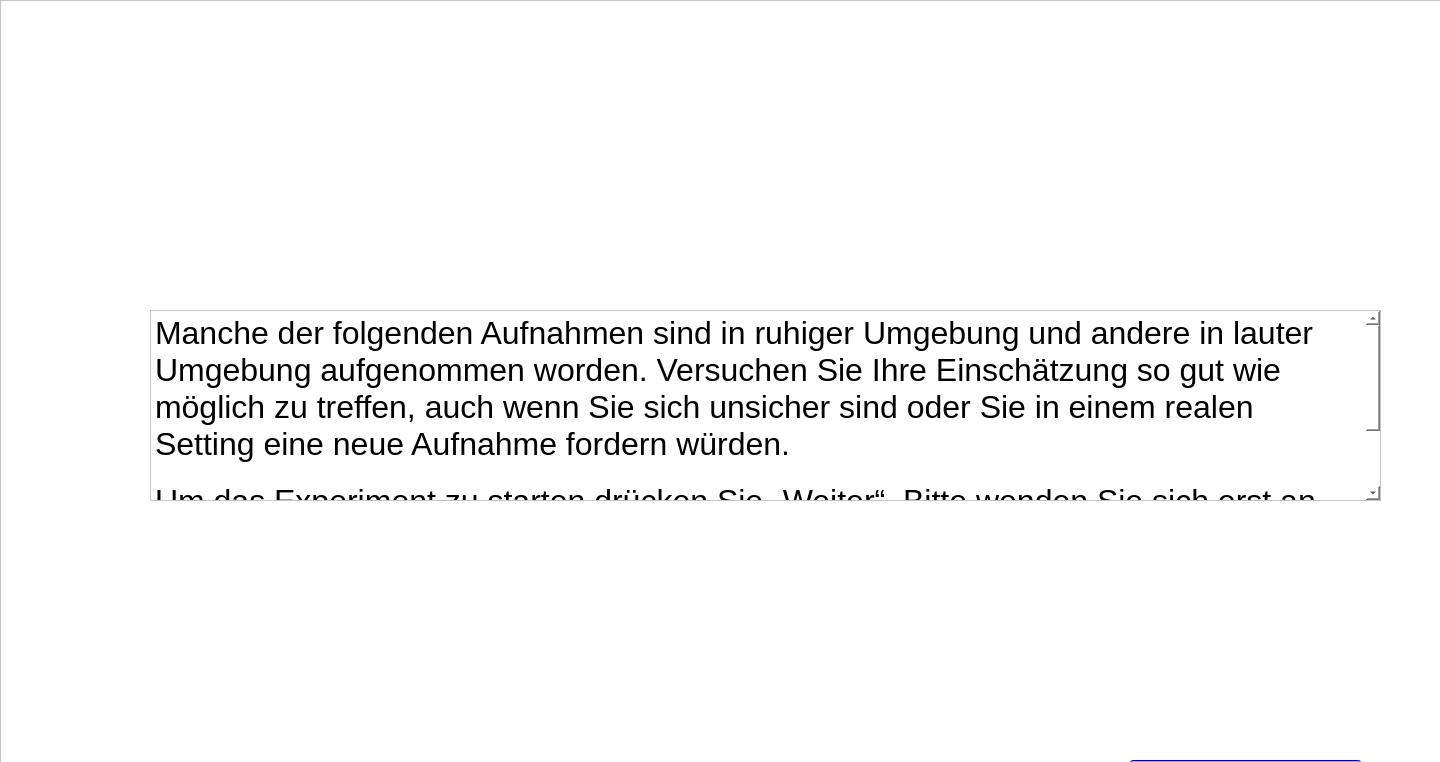
<?xml version="1.0" encoding="UTF-8"?>
<ui version="4.0">
 <class>Form</class>
 <widget class="QWidget" name="Form">
  <property name="geometry">
   <rect>
    <x>0</x>
    <y>0</y>
    <width>1440</width>
    <height>762</height>
   </rect>
  </property>
  <property name="windowTitle">
   <string>Form</string>
  </property>
  <widget class="QFrame" name="frame">
   <property name="geometry">
    <rect>
     <x>0</x>
     <y>0</y>
     <width>1511</width>
     <height>1041</height>
    </rect>
   </property>
   <property name="styleSheet">
    <string notr="true">background-color: white;</string>
   </property>
   <property name="frameShape">
    <enum>QFrame::StyledPanel</enum>
   </property>
   <property name="frameShadow">
    <enum>QFrame::Raised</enum>
   </property>
   <widget class="QPushButton" name="weiterBtn">
    <property name="geometry">
     <rect>
      <x>1130</x>
      <y>760</y>
      <width>231</width>
      <height>81</height>
     </rect>
    </property>
    <property name="autoFillBackground">
     <bool>false</bool>
    </property>
    <property name="styleSheet">
     <string notr="true">background-color: blue; font: bold 30px; color: white;</string>
    </property>
    <property name="text">
     <string>Weiter</string>
    </property>
    <property name="autoDefault">
     <bool>false</bool>
    </property>
    <property name="default">
     <bool>false</bool>
    </property>
    <property name="flat">
     <bool>false</bool>
    </property>
   </widget>
   <widget class="QTextBrowser" name="textBrowser">
    <property name="geometry">
     <rect>
      <x>150</x>
      <y>310</y>
      <width>1231</width>
      <height>191</height>
     </rect>
    </property>
    <property name="html">
     <string>&lt;!DOCTYPE HTML PUBLIC &quot;-//W3C//DTD HTML 4.0//EN&quot; &quot;http://www.w3.org/TR/REC-html40/strict.dtd&quot;&gt;
&lt;html&gt;&lt;head&gt;&lt;meta name=&quot;qrichtext&quot; content=&quot;1&quot; /&gt;&lt;style type=&quot;text/css&quot;&gt;
p, li { white-space: pre-wrap; }
&lt;/style&gt;&lt;/head&gt;&lt;body style=&quot; font-family:'.AppleSystemUIFont'; font-size:13pt; font-weight:400; font-style:normal;&quot;&gt;
&lt;p style=&quot; margin-top:0px; margin-bottom:0px; margin-left:0px; margin-right:0px; -qt-block-indent:0; text-indent:0px;&quot;&gt;&lt;span style=&quot; font-family:'Helvetica Neue'; font-size:24pt;&quot;&gt;Manche der folgenden Aufnahmen sind in ruhiger Umgebung und andere in lauter Umgebung aufgenommen worden. Versuchen Sie Ihre Einschätzung so gut wie möglich zu treffen, auch wenn Sie sich unsicher sind oder Sie in einem realen Setting eine neue Aufnahme fordern würden.&lt;br /&gt;&lt;/span&gt;&lt;/p&gt;
&lt;p style=&quot; margin-top:0px; margin-bottom:0px; margin-left:0px; margin-right:0px; -qt-block-indent:0; text-indent:0px;&quot;&gt;&lt;span style=&quot; font-family:'Helvetica Neue'; font-size:24pt;&quot;&gt;Um das Experiment zu starten drücken Sie „Weiter“. Bitte wenden Sie sich erst an die Versuchsleitung, wenn Sie explizit dazu aufgefordert werden oder Sie das Experiment abbrechen wollen.&lt;/span&gt;&lt;span style=&quot; font-size:24pt;&quot;&gt; &lt;/span&gt;&lt;/p&gt;&lt;/body&gt;&lt;/html&gt;</string>
    </property>
   </widget>
  </widget>
 </widget>
 <resources/>
 <connections/>
</ui>
